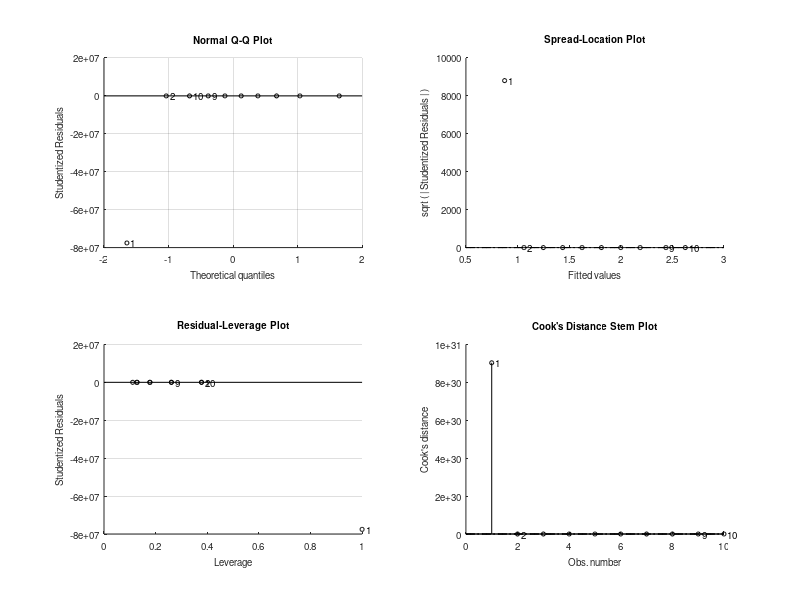

Here is the MATLAB script that generated this plot: (Note: this script raises an error after producing the figure.)
data=[1 1 0;
      2 1 0.69;
      3 1 1.1;
      4 1 1.39;
      5 1 1.61;
      6 1 1.79;
      7 1 1.95;
      8 1 2.08;
      9 1 2.2;
      10 1 2.3;
]

% 1.1. Realice un script en el que se obtengan los pesos (𝜔଴, 𝜔ଵ 𝑦 𝜔ଶ) que forman la ecuación
% de la recta que se ajusta a la relación entre los datos de entrada y de salida. Para ello utilice
% funciones de alto nivel de Matlab y adjunte en la memoria el valor de los pesos obtenidos.

X = data(:, 1:2);
Y = data(:, 3);
mdl = fitlm(X, Y);

coefficients = mdl.Coefficients.Estimate;

omega_1 = coefficients(2);
omega_2 = coefficients(3);
omega_3 = coefficients(1);

fprintf('Resultados del ajuste lineal usando fitlm:\n');
fprintf('omega_1 = %.4f\n', omega_1);
fprintf('omega_2 = %.4f\n', omega_2);
fprintf('omega_3 = %.4f\n', omega_3);

% 1.2. Represente en una figura en 3D el conjunto de datos de entrenamiento, así como la
% recta que mejor se ajusta a los datos de acuerdo con los valores de los pesos obtenidos en
% el apartado anterior.

plot3(data(:,1),data(:,2),data(:,3),'b*')
hold on;

ye = predict(mdl,X)
plot3(X(:,1), X(:,2), ye, 'r', 'LineWidth', 2);
grid on;






% Valores dados
omega_0_given = 0.24;

% Valores de omega_1 y omega_2 para el gráfico
omega_1_vals = linspace(-2, 2, 100);
omega_2_vals = linspace(-2, 2, 100);

% Crear una cuadrícula de valores para omega_1 y omega_2
[Omega_1, Omega_2] = meshgrid(omega_1_vals, omega_2_vals);

% Inicializar la matriz de costos
J_vals = zeros(size(Omega_1));

% Calcular el costo para cada combinación de omega_1 y omega_2
for i = 1:numel(omega_1_vals)
    for j = 1:numel(omega_2_vals)
        % Calcular la predicción para cada ejemplo
        predictions = omega_0_given + Omega_1(i, j) * X(:, 1) + Omega_2(i, j) * X(:, 2);

        % Calcular el costo usando MSE
        J_vals(i, j) = 1/(2 * length(Y)) * sum((predictions - Y).^2);
    end
end

% Graficar la función de costo
figure;
surf(Omega_1, Omega_2, J_vals, 'EdgeColor', 'none');
xlabel('\omega_1');
ylabel('\omega_2');
zlabel('Costo');


data = [
    0.89 0.41 0.69 1;
    0.41 0.39 0.82 1;
    0.04 0.61 0.83 0;
    0.75 0.17 0.29 1;
    0.15 0.19 0.31 0;
    0.14 0.09 0.52 1;
    0.61 0.32 0.33 1;
    0.25 0.77 0.83 1;
    0.32 0.23 0.81 1;
    0.40 0.74 0.56 1;
    1.26 1.53 1.21 0;
    1.68 1.05 1.22 0;
    1.23 1.76 1.33 0;
    1.46 1.60 1.10 0;
    1.38 1.86 1.75 1;
    1.54 1.99 1.75 0;
    1.99 1.93 1.54 1;
    1.76 1.41 1.34 0;
    1.98 1.00 1.83 0;
    1.23 1.54 1.55 0
];


% 2.1. Realice un script que construya el modelo de clasificador basado en regresión logística,
% utilizando funciones de alto nivel de Matlab. Adjunte en la memoria los datos del modelo
% generado que se pueden visualizar en la línea de comandos de Matlab.

X = data(:, 1:3);
Y = data(:, 4);

mdl = fitglm(X, Y, 'Distribution', 'binomial')

% Obtener las probabilidades predichas
probabilidades_predichas = predict(mdl, X);

% Obtener la clase predicha (0 o 1)
clase_predicha = round(probabilidades_predichas);

figure;
% Puntos con Y=0 (círculo)
indices_y0 = find(Y == 0 & clase_predicha==0);
scatter3(X(indices_y0, 1), X(indices_y0, 2), X(indices_y0, 3), 'o', 'MarkerEdgeColor', 'b');
hold on;
indices_y0 = find(Y == 0 & clase_predicha==1);
scatter3(X(indices_y0, 1), X(indices_y0, 2), X(indices_y0, 3), 'o', 'MarkerEdgeColor', 'r');

% Puntos con Y=1 (cruz)
indices_y1 = find(Y == 1 & clase_predicha==0);
scatter3(X(indices_y1, 1), X(indices_y1, 2), X(indices_y1, 3), 'rx','MarkerEdgeColor', 'r');
indices_y1 = find(Y == 1 & clase_predicha==1);
scatter3(X(indices_y1, 1), X(indices_y1, 2), X(indices_y1, 3), 'rx','MarkerEdgeColor', 'b');

grid on;
